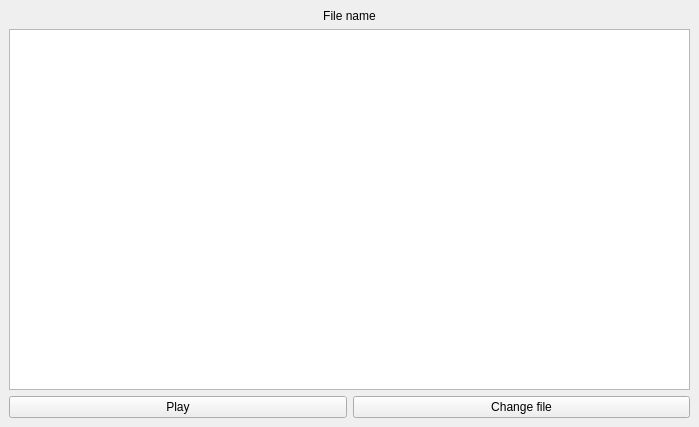
<?xml version="1.0" encoding="UTF-8"?>
<ui version="4.0">
 <class>MainWindow</class>
 <widget class="QMainWindow" name="MainWindow">
  <property name="geometry">
   <rect>
    <x>0</x>
    <y>0</y>
    <width>699</width>
    <height>427</height>
   </rect>
  </property>
  <property name="windowTitle">
   <string>MainWindow</string>
  </property>
  <widget class="QWidget" name="centralwidget">
   <layout class="QVBoxLayout" name="verticalLayout_3">
    <item>
     <widget class="QLabel" name="file_name">
      <property name="text">
       <string>File name</string>
      </property>
      <property name="alignment">
       <set>Qt::AlignCenter</set>
      </property>
     </widget>
    </item>
    <item>
     <widget class="QListWidget" name="gcode_source"/>
    </item>
    <item>
     <layout class="QHBoxLayout" name="horizontalLayout">
      <item>
       <widget class="QPushButton" name="play_button">
        <property name="text">
         <string>Play</string>
        </property>
       </widget>
      </item>
      <item>
       <widget class="QPushButton" name="change_file_button">
        <property name="text">
         <string>Change file</string>
        </property>
       </widget>
      </item>
     </layout>
    </item>
   </layout>
  </widget>
 </widget>
 <resources/>
 <connections/>
</ui>
